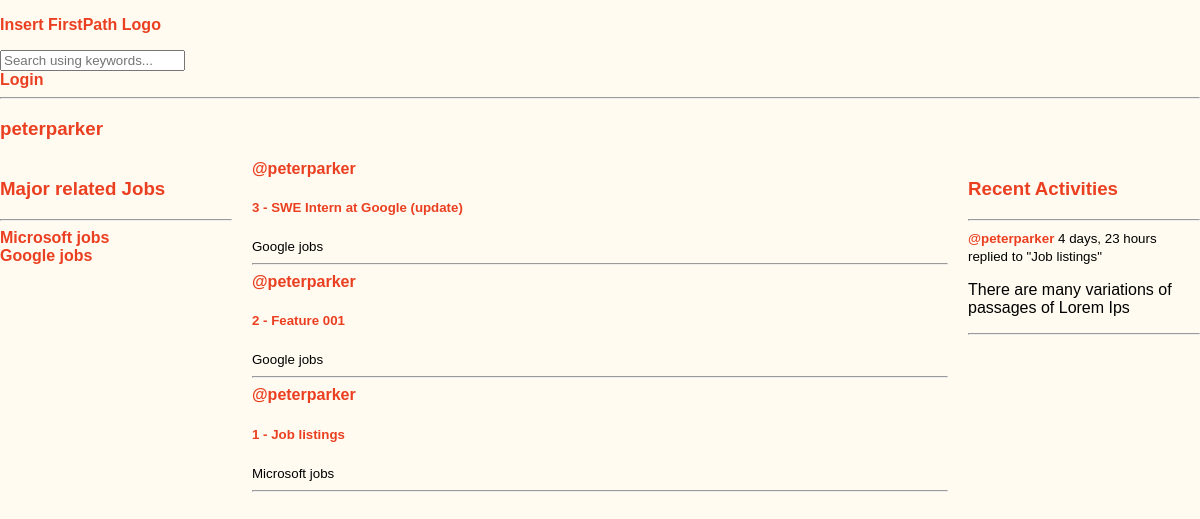
/profile/1/, run on an earlier commit of the app's database.
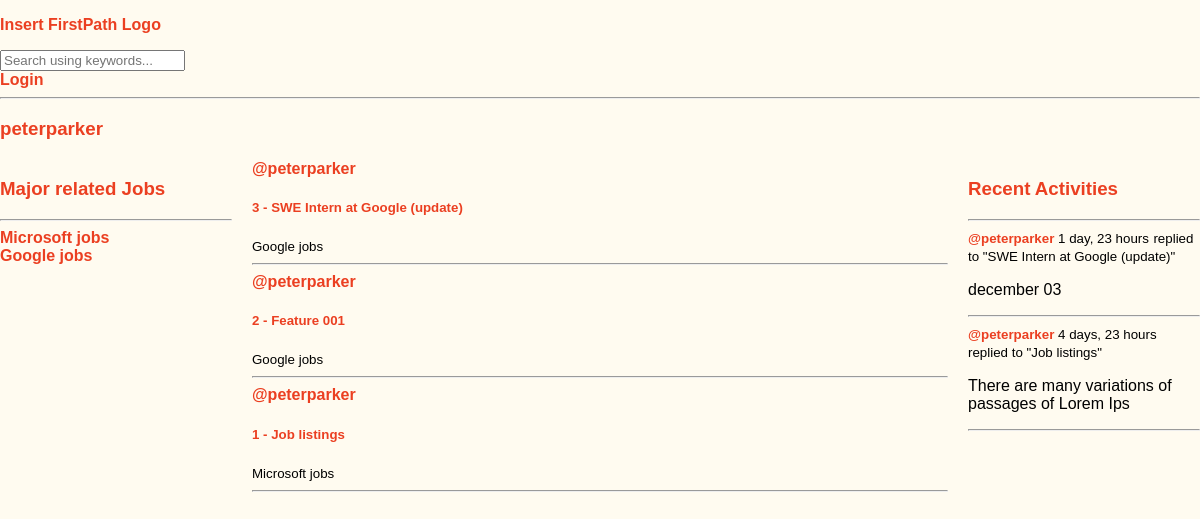
And on a later commit of the database.
### base/models.py (models this page shows, shortened)
class Topic(models.Model):
    name = models.CharField(max_length=200)

class Room(models.Model):
    host = models.ForeignKey(User, on_delete=models.SET_NULL, null=True)
    topic = models.ForeignKey(Topic, on_delete=models.SET_NULL, null=True)
    name = models.CharField(max_length=200)
    description = models.TextField(null=True, blank=True)
    participants= models.ManyToManyField(User, related_name='participants', blank=True)
    updated = models.DateTimeField(auto_now=True)
    created = models.DateTimeField(auto_now_add=True)
    class Meta:
        ordering = ['-updated', '-created']
    def __str__(self):
        return self.name

class Message(models.Model):
    user = models.ForeignKey(User, on_delete=models.CASCADE)
    room = models.ForeignKey(Room, on_delete=models.CASCADE)
    body = models.TextField()
    updated = models.DateTimeField(auto_now=True)
    created = models.DateTimeField(auto_now_add=True)
    class Meta:
        ordering = ['-updated', '-created']
    def __str__(self):
        return self.body[0:50]

### base/views.py (the view)
# urls.py: path('profile/<str:pk>/', views.userProfile, name="user-profile"),
def userProfile(request, pk):
    user = User.objects.get(id=pk)
    rooms = user.room_set.all()
    room_messages = user.message_set.all()
    topics = Topic.objects.all()
    context = {'user': user, 'rooms':rooms, 'room_messages' : room_messages, 'topics':topics}
    return render(request, 'base/profile.html', context)

### base/templates/base/profile.html
{% extends 'main.html' %}
{% block content %}
<h3>{{user.username}}</h3>
<div class="profile-container">
    <div>
        {% include 'base/major_job.html' %}
    </div>
    <div>
        {% include 'base/feed.html' %}
    </div>
    <div>
        {% include 'base/activity_component.html' %}
    </div>
</div>
{% endblock content %}

### base/templates/base/major_job.html (shortened to what this page needs)
<div>
    <h3>Major related Jobs</h3>
    <hr>
    {% for topic in topics %}
    <div>
        <a href="{% url 'home' %}?q={{topic.name}}">{{topic.name}}</a>
    </div>
    {% endfor %}
</div>

### base/templates/base/feed.html (shortened to what this page needs)
<div>
    {% for room in rooms %}
    <div>
        <a href="{% url 'user-profile' room.host.id %}">@{{room.host.username}}</a>
        <h5>{{room.id}} - <a href="{% url 'room' room.id%}">{{room.name}}</a></h5>
        <small>{{room.topic.name}}</small>
        <hr>
    </div>
    {% endfor %}
</div>

### base/templates/base/activity_component.html (shortened to what this page needs)
<h3>Recent Activities</h3>
<hr>
{% for message in room_messages %}
<div>
    <small><a href="{%url 'user-profile' message.user.id%}">@{{message.user}}</a> {{message.created|timesince}}</small>
    <small>replied to "{{message.room}}"</small>
    <p>{{message}}</p>
    <hr>
</div>
{% endfor %}

What changed in the data, as far as the page shows it:
added Message: user "peterparker", created "1 day, 23 hours", room "SWE Intern at Google (update)", body "december 03"
